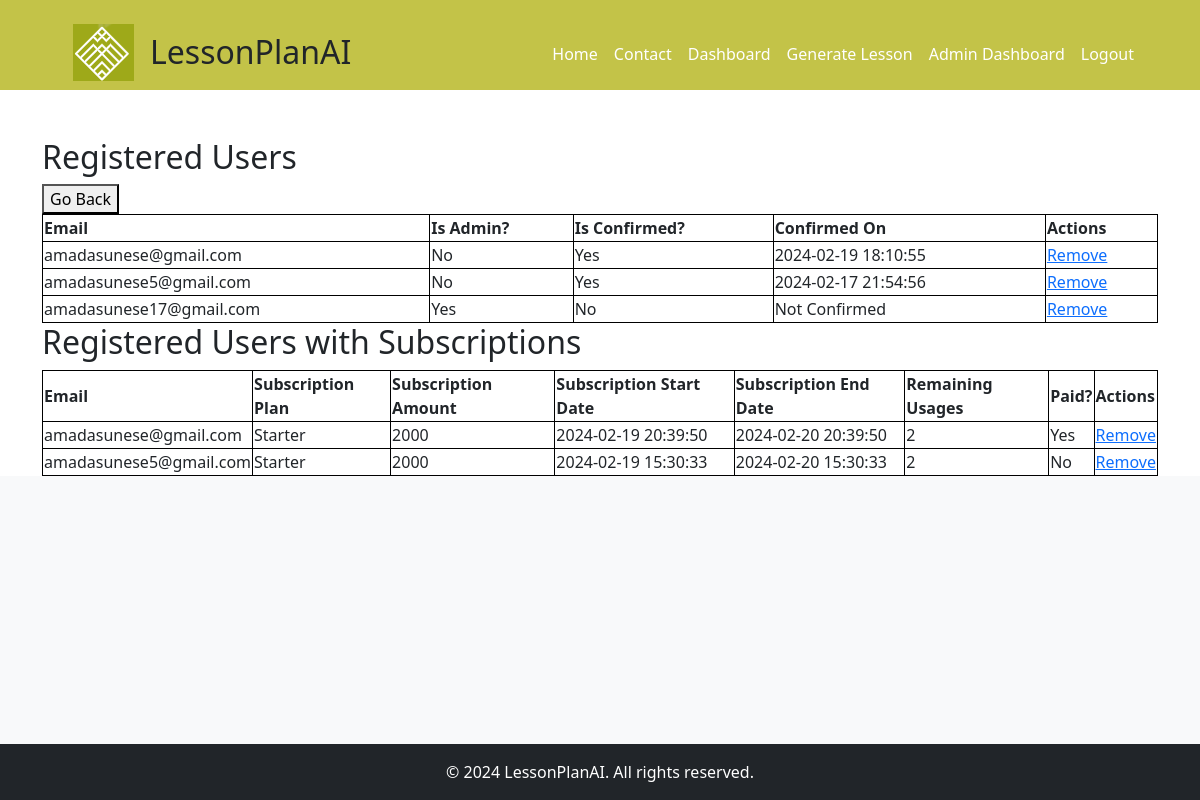
The app's page /admin_users (signed in), older data.
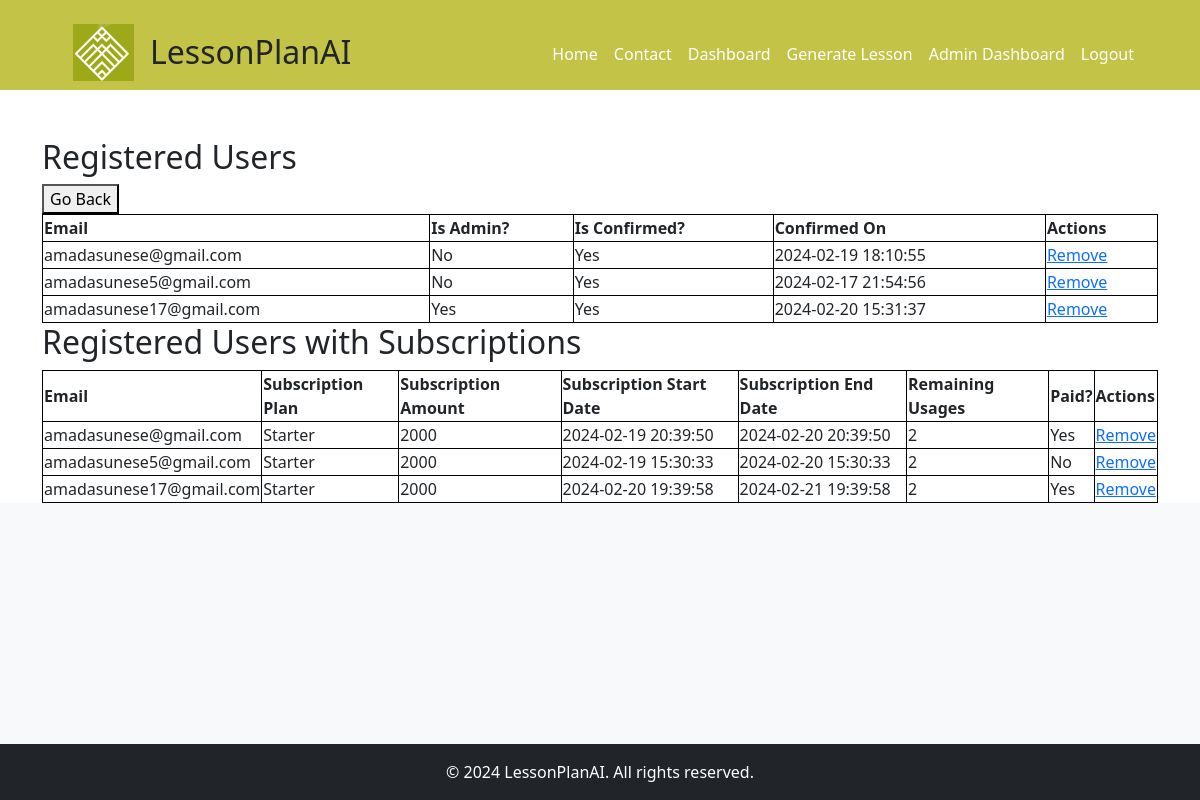
The same page, newer data.
### src/accounts/models.py (models this page shows, shortened)
class User(UserMixin, db.Model):
    __tablename__ = "users"
    id = db.Column(db.Integer, primary_key=True)
    email = db.Column(db.String, unique=True, nullable=False)
    first_name = db.Column(db.String, nullable=False)
    last_name = db.Column(db.String, nullable=False)
    password = db.Column(db.String, nullable=False)
    created_on = db.Column(db.DateTime, nullable=False)
    is_admin = db.Column(db.Boolean, nullable=False, default=False)
    is_confirmed = db.Column(db.Boolean, nullable=True, default=False)
    confirmed_on = db.Column(db.DateTime, nullable=True)
    subscription = db.relationship('Subscription', backref='user', uselist=False)

class Subscription(db.Model):
    __tablename__ = "subscriptions"
    id = db.Column(db.Integer, primary_key=True)
    plan = db.Column(db.String(50))
    amount = db.Column(db.Integer)
    start_date = db.Column(db.DateTime, default=datetime.utcnow)
    end_date = db.Column(db.DateTime)
    remaining_usages = db.Column(db.Integer)
    paid = db.Column(db.Boolean, default=False)  # Added paid attribute
    user_id = db.Column(db.Integer, db.ForeignKey('users.id'), nullable=False)
    paystack_subscription_id = db.Column(db.String(50), nullable=False)

### src/core/views.py (the view)
@core_bp.route('/admin_users')
@login_required
def manage_users():
    if not current_user.is_admin:
        flash('Access denied: You must be an admin to view this page.', 'danger')
        return redirect(url_for('core.index'))
    users_with_subscriptions = User.query.options(joinedload(User.subscription)).all()
    return render_template('core/manage_users.html', users=users_with_subscriptions)

### src/__init__.py (called while the page is built)
@login_manager.user_loader
def load_user(user_id):
    return User.query.filter(User.id == int(user_id)).first()

### src/templates/core/manage_users.html
{% extends '_base.html' %}
{% block content %}
  <h2>Registered Users</h2>
  <button onclick="window.history.back();">Go Back</button>
  <table style="border-collapse: collapse; width: 100%;">
    <tr>
      <th style="border: 1px solid black;">Email</th>
      <th style="border: 1px solid black;">Is Admin?</th>
      <th style="border: 1px solid black;">Is Confirmed?</th>
      <th style="border: 1px solid black;">Confirmed On</th>
      <th style="border: 1px solid black;">Actions</th>
    </tr>
    {% for user in users %}
      <tr>
        <td style="border: 1px solid black;">{{ user.email }}</td>
        <td style="border: 1px solid black;">{{ 'Yes' if user.is_admin else 'No' }}</td>
        <td style="border: 1px solid black;">{{ 'Yes' if user.is_confirmed else 'No' }}</td>
        <td style="border: 1px solid black;">{{ user.confirmed_on.strftime('%Y-%m-%d %H:%M:%S') if user.confirmed_on else 'Not Confirmed' }}</td>
        <td style="border: 1px solid black;">
          <a href="{{ url_for('core.delete_user', user_id=user.id) }}">Remove</a>
        </td>
      </tr>
    {% endfor %}
  </table>
  <h2>Registered Users with Subscriptions</h2>
  <table style="border-collapse: collapse; width: 100%;">
    <tr>
      <th style="border: 1px solid black;">Email</th>
      <th style="border: 1px solid black;">Subscription Plan</th>
      <th style="border: 1px solid black;">Subscription Amount</th>
      <th style="border: 1px solid black;">Subscription Start Date</th>
      <th style="border: 1px solid black;">Subscription End Date</th>
      <th style="border: 1px solid black;">Remaining Usages</th>
      <th style="border: 1px solid black;">Paid?</th>
      <th style="border: 1px solid black;">Actions</th>
    </tr>
    {% for user in users %}
      {% if user.subscription %}
        <tr>
          <td style="border: 1px solid black;">{{ user.email }}</td>
          <td style="border: 1px solid black;">{{ user.subscription.plan }}</td>
          <td style="border: 1px solid black;">{{ user.subscription.amount }}</td>
          <td style="border: 1px solid black;">{{ user.subscription.start_date.strftime('%Y-%m-%d %H:%M:%S') }}</td>
          <td style="border: 1px solid black;">{{ user.subscription.end_date.strftime('%Y-%m-%d %H:%M:%S') }}</td>
          <td style="border: 1px solid black;">{{ user.subscription.remaining_usages }}</td>
          <td style="border: 1px solid black;">{{ 'Yes' if user.subscription.paid else 'No' }}</td>
          <td style="border: 1px solid black;">
            <a href="{{ url_for('core.delete_user', user_id=user.id) }}">Remove</a>
          </td>
        </tr>
      {% endif %}
    {% endfor %}
  </table>
{% endblock %}

Row changes from the older to the newer data that the page shows:
now on one of the page's lists (row edited): User: email "amadasunese17@gmail.com", subscription.plan "Starter", subscription.amount "2000", subscription.start_date "2024-02-20 19:39:58", subscription.end_date "2024-02-21 19:39:58", subscription.remaining_usages "2"
changed User "amadasunese17@gmail.com": is_confirmed "No" → "Yes"; confirmed_on "Not Confirmed" → "2024-02-20 15:31:37"
added Subscription: paid "Yes"
